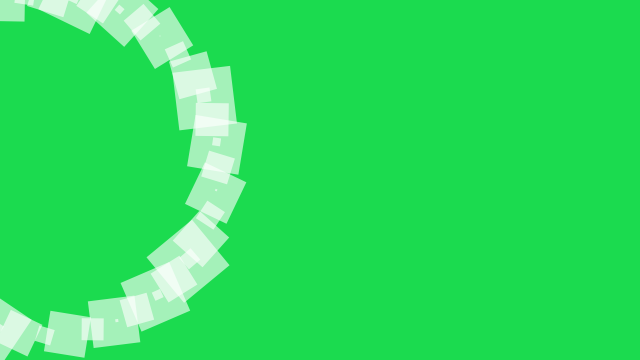
Frame 1 (no input)
Frame 60 (the mouse pressed at the canvas centre just before this capture): identical to frame 1, image omitted
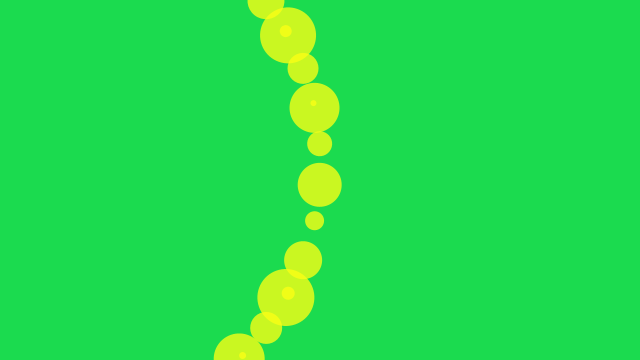
Frame 120 (the mouse held since frame 60 and released just before this capture)

The Processing sketch that drew these frames (run headless with seeded random() and noise(); from frame 60 on, the mouse is pressed at the canvas centre):

// Processing sketch: processing_125553
// ── processing_125553.pde

int num = 60;
float mx[] = new float[num];
float my[] = new float[num];

float angle;
float jitter;

void setup() {
  size(640, 360);
  //stroke(#1BDB4F);
  noStroke();
  //fill(#ffffff, 153);
  rectMode(CENTER);
}

void draw() {
  background(#1BDB4F); 

  // Cycle through the array, using a different entry on each frame. 
  // Using modulo (%) like this is faster than moving all the values over.
  int which = frameCount % num;
  mx[which] = mouseX;
  my[which] = mouseY;

  for (int i = 0; i < num; i++) {

    // which+1 is the smallest (the oldest in the array)
    int index = (which+1 + i) % num;

    if (mousePressed) {
      fill(#FAFF15, 200);
      ellipse(mx[index], my[index], i, i);
    } 
    else {
      fill(#ffffff, 153);
      rect(mx[index], my[index], i, i);
    }

    // during even-numbered seconds (0, 2, 4, 6...)
    if (second() % 4 == 0) {
    }
    angle = angle + jitter;
    float c = cos(angle);
    translate(width/4, height/10);
    rotate(c);
    //rect(0, 0, 100, 100);

  }
}
